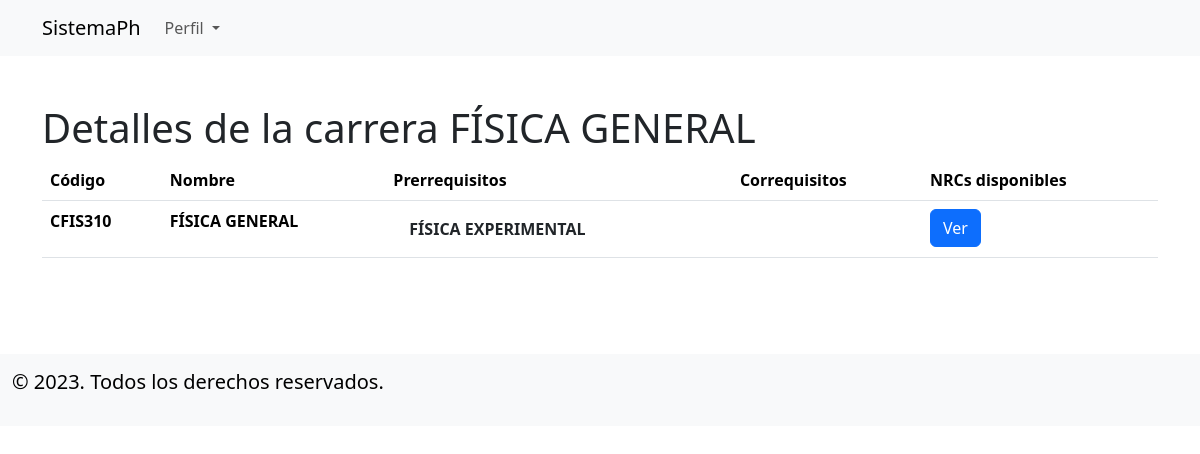
The page /ramos/detalles/7/ on the database its author committed.
### applications/carreras/models.py (models this page shows, shortened)
class Ramo(models.Model):
    nrcs = models.ManyToManyField(to='horarios.NRC', blank=True)
    nombre = models.CharField(max_length=100,blank=True)
    creditos = models.PositiveIntegerField(blank=True)
    profesores = models.ManyToManyField(to='profesores.Profesor' ,blank=True, related_name='ramos')
    carreras = models.ManyToManyField('Carrera', blank=True, related_name='ramos')
    codigo = models.CharField(max_length=8, blank=True, null=True,unique=True)
    prerrequisito = models.ManyToManyField('self',blank=True)
    correquisito = models.ManyToManyField('self',blank=True)
    semestre = models.IntegerField(blank=True, null=True)
    class Meta:
        verbose_name = 'Ramo'
        verbose_name_plural = 'Ramos'

### applications/carreras/views.py (the view)
# urls.py: path('ramos/detalles/<pk>/',Ramo2DetailView.as_view(),name='ramo-detalle'),
class Ramo2DetailView(DetailView):
    model = Ramo
    template_name = "ramos_detalles.html"
    context_object_name = 'ramo'

### applications/carreras/templates/ramos_detalles.html (shortened to what this page needs)
{% extends 'base.html' %}
{% block content %}
<div class="container" style="padding-top: 3rem;">
    <div class="row">
        <div class="col-12">
            <h1>Detalles de la carrera {{ramo.nombre}} </h1>
        </div>
    </div>
        <table class="table table-hover">
            <thead>
                <tr>
                    <th scope="col">Código</th>
                    <th scope="col">Nombre</th>
                    <th scope="col">Prerrequisitos</th>
                    <th scope="col">Correquisitos</th>
                    <th scope="col">NRCs disponibles</th>
                </tr>
            </thead>
            <tbody>
                <tr>
                    <th scope="row"> {{ramo.codigo}} </th>
                    <th> {{ramo.nombre}} </th>
                    <th>
                        {% for pre in ramo.prerrequisito.all %}
                            <ul class="list-group list-group-flush">
                                <li class="list-group-item">{{pre.nombre}}</li>
                            </ul>
                        {% endfor %}
                    </th>
                    <th>
                    </th>
                    <th> <a class="btn btn-primary" href="{% url 'lista_nrcs_ramo' ramo.id %}" role="button">Ver</a> </th>
                </tr>
            </tbody>
        </table>
</div>
{% endblock content %}

### rows shown on the page
Ramo: nombre "FÍSICA GENERAL", codigo "CFIS310"
Ramo: nombre "FÍSICA EXPERIMENTAL"
